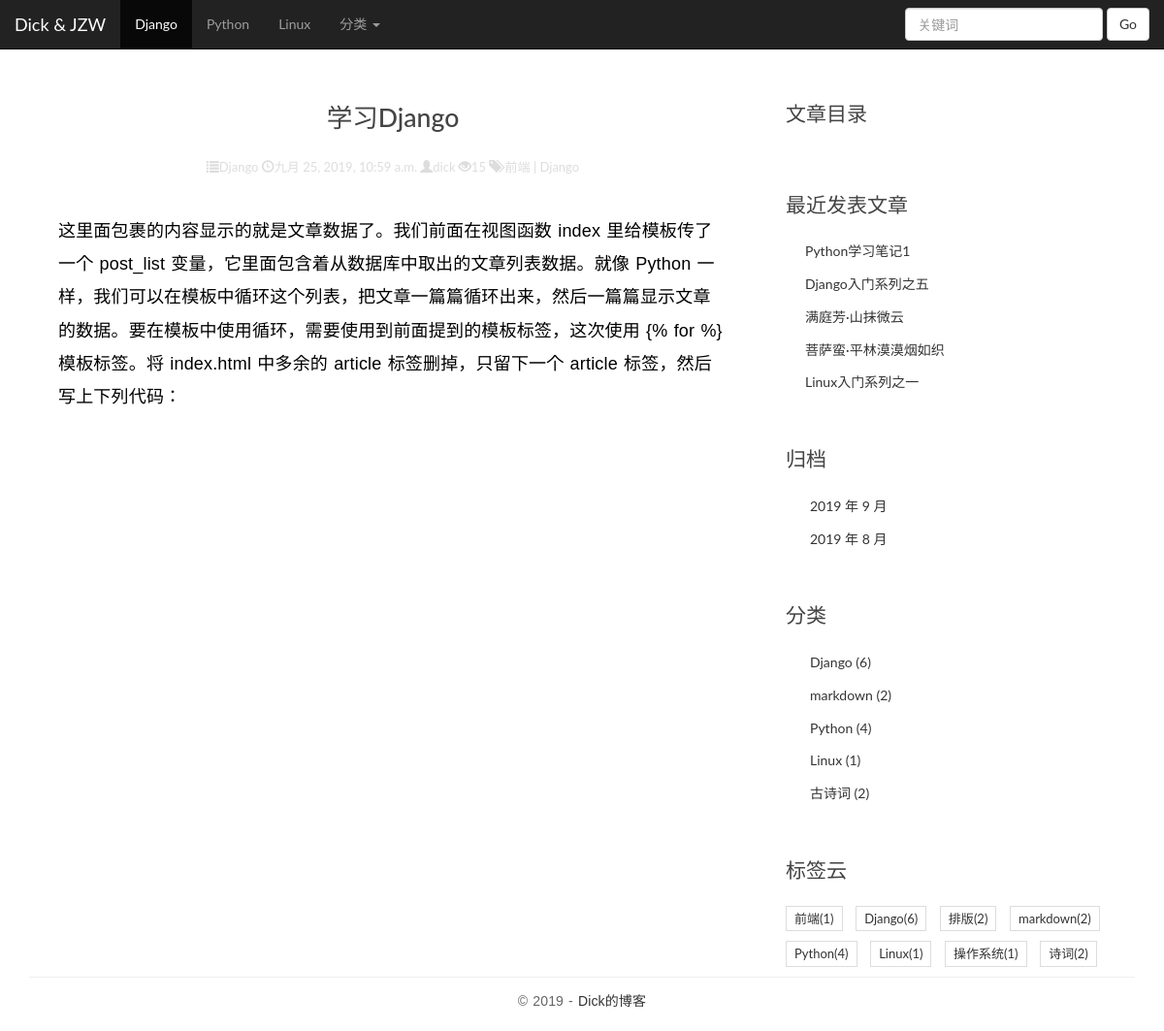
The app's page /post/1/ with its own data.
### blog/models.py (models this page shows, shortened)
class Category(models.Model):
    name = models.CharField(max_length= 100)
    def __str__(self):
        return self.name

class Post(models.Model):
    title = models.CharField(max_length= 70)
    body = RichTextUploadingField(verbose_name= '正文')
    created_time = models.DateTimeField(auto_now_add= True)
    modified_time = models.DateTimeField(auto_now= True)
    excerpt = models.CharField(max_length= 200, blank= True)
    category = models.ForeignKey(Category, on_delete= models.CASCADE)
    tags = models.ManyToManyField(Tag, blank= True)
    author = models.ForeignKey(User, on_delete= models.CASCADE)
    views = models.PositiveIntegerField(default= 0)
    def get_absolute_url(self):
        return reverse('blog:detail', kwargs= {'pk': self.pk})
    def increase_views(self):
        self.views += 1
        self.save(update_fields=['views'])
    def save(self, *args, **kwargs):
        if not self.excerpt:
            md = markdown.Markdown(extensions=[
                'markdown.extensions.extra',
                'markdown.extensions.codehilite',
            ])
            self.excerpt = strip_tags(md.convert(self.body))[:54]
        super(Post, self).save(*args, **kwargs)
    class Meta:
        ordering = ['-created_time',]

class Tag(models.Model):
    name = models.CharField(max_length= 100)

### blog/views.py (the view)
# urls.py: url(r'^post/(?P<pk>[0-9]+)/$', views.detail, name = 'detail'),
def detail(request, pk):
    post = get_object_or_404(Post, pk = pk)
    tags = Tag.objects.all()
    post.increase_views()
    md = markdown.Markdown(extensions = [
                                      'markdown.extensions.extra',
                                      'markdown.extensions.codehilite',
                                     TocExtension(slugify = slugify)
                                  ])
    post.body = md.convert(post.body)
    post.toc = md.toc
    return render(request, 'blog/detail.html', {'post': post, 'tags': tags})

### blog/templatetags/blog_tags.py (called while the page is built)
@register.simple_tag
def get_recent_posts(num = 5):
    return Post.objects.all().order_by('-created_time')[:num]

@register.simple_tag
def archives():
    return Post.objects.dates('created_time', 'month', order= 'DESC')

@register.simple_tag
def get_categories():
    return  Category.objects.all()

@register.simple_tag
def get_the_most_category():
    return Category.objects.filter(Q(name__icontains='django') | Q (name__icontains= 'Python')| Q(name__icontains= 'Linux'))

### templates/blog/detail.html (shortened to what this page needs)
{% extends 'base.html' %}
{% block main %}
    <article class="post post-1">
        <header class="entry-header">
            <h1 class="entry-title">{{ post.title }}</h1>
            <div class="entry-meta">
                <span class="glyphicon glyphicon-list"></span>{{ post.category }}
                <span class="glyphicon glyphicon-time"></span>{{ post.created_time }}
                <span class="glyphicon glyphicon-user"></span>{{ post.author }}
                <span class="glyphicon glyphicon-eye-open"></span>{{ post.views }}
                <span class="glyphicon glyphicon-tags"></span>
                {% for tag in post.tags.all %}
                    {{ tag.name }}
                    {% if not forloop.last %}
                        |
                    {% endif %}
                {% endfor %}
            </div>
        </header>
        <div class="entry-content clearfix">
            <p class="body">
                {{ post.body | safe }}
            </p>
        </div>
    </article>
{% endblock %}
{% block toc %}
        <div class="widget widget-content">
            <h3 class="widget-title">文章目录</h3>
        </div>
{% endblock %}

### templates/base.html (shortened to what this page needs)
{% load staticfiles %}
{% load blog_tags %}
<!DOCTYPE html>
<html>
<head>
    <link rel="stylesheet" href="{% static 'css/bootstrap.min.css' %}">
    <link rel="stylesheet" href="{% static 'blog/css/pace.css' %}">
    <link rel="stylesheet" href="{% static 'blog/css/custom.css' %}">
    <link rel="stylesheet" href="{% static 'blog/css/highlights/github.css' %}">
    <link rel="stylesheet" href="{% static 'blog/css/blog.css' %}">
    <link rel="stylesheet" href="{% static 'css/prism.css' %}">
    <link rel="stylesheet" href="{% static 'ckeditor/ckeditor/plugins/prism/lib/prism/prism_patched.min.js' %}">
</head>
<body>
<div class="container">
    <nav class="navbar navbar-default navbar-fixed-top navbar-inverse">
  <div class="container-fluid">
    <div class="navbar-header">
      <a class="navbar-brand" href="{% url 'blog:index' %}">Dick & JZW</a>
    </div>
    <div class="collapse navbar-collapse" id="bs-example-navbar-collapse-1">
      <ul class="nav navbar-nav">
          {% get_the_most_category as the_most %}
          {% for cate in the_most %}
              {% if forloop.first %}
                <li class="active"><a href="{% url 'blog:category' cate.pk %}">{{ cate.name }} <span class="sr-only">(current)</span></a></li>
                  {% else %}
                  <li><a href="{% url 'blog:category' cate.pk %}">{{ cate.name }}</a></li>
              {% endif %}
          {% endfor %}
        <li class="dropdown">
          <a href="#" class="dropdown-toggle" data-toggle="dropdown" role="button" aria-haspopup="true" aria-expanded="false">分类 <span class="caret"></span></a>
            {% get_categories as cate %}
        </li>
      </ul>
      <form class="navbar-form navbar-right" method="get" action="{% url 'blog:search' %}">
        <div class="form-group">
          <input type="text" class="form-control" placeholder="关键词" name="q">
        </div>
        <button type="submit" class="btn btn-default">Go</button>
      </form>
    </div>
  </div>
</nav>
</div>
<div class="container" style="margin-top: 60px;">
        <div class="row">
            <main class="col-md-8">
                {% block main %}
                {% endblock %}
            </main>
            <aside class="col-md-4">
                {% block toc %}
                {% endblock %}
                <div class="widget widget-recent-posts">
                    <h3 class="widget-title">最近发表文章</h3>
                    {% get_recent_posts as recent_post_list %}
                    <ul>
                        {% for post in recent_post_list %}
                            <li>
                                <a href="{{ post.get_absolute_url }}">{{ post.title }}</a>
                            </li>
                        {% endfor %}
                    </ul>
                </div>
                <div class="widget widget-archives">
                    <h3 class="widget-title">归档</h3>
                    {% archives as date_list %}
                    <ul>
                        {% for date in date_list %}
                            <li>
                                <a href="{% url 'blog:archives' date.year date.month %}">{{ date.year }} 年 {{ date.month }} 月</a>
                            </li>
                        {% endfor %}
                    </ul>
                </div>
                <div class="widget widget-category">
                    <h3 class="widget-title">分类</h3>
                    {% get_categories as category_list %}
                    <ul>
                        {% for category in category_list %}
                            <li>
                                <a href="{% url 'blog:category' category.pk %}">{{ category.name }} <span class="post-count">({{ category.post_set.count }})</span></a>
                            </li>
                        {% endfor %}
                    </ul>
                </div>
                <div class="widget widget-tag-cloud">
                    <h3 class="widget-title">标签云</h3>
                    <ul>
                        {% for tag in tags %}
                            <li>
                                <a href="{% url 'blog:tag' tag.pk %}">{{ tag.name }}({{ tag.post_set.count }})</a>
                            </li>
                        {% endfor %}
                    </ul>
                </div>
            </aside>
        </div>
    </div>
<footer id="site-footer">
    <div class="container">
        <div class="row">
            <div class="col-md-12">
                <p class="copyright">&copy 2019
                    - <a href="http://www.jizhongwei.com/" title="网页模板" target="_blank">Dick的博客</a>
                </p>
            </div>
        </div>
    </div>
</footer>
</body>
</html>

### blog/static/blog/css/custom.css (style rules this page uses)
* { outline: none; }
h1, h2, h3, h4, h5, h6 { margin-top: 0; }
a { color: #333; }
body { color: #444; font-family: 'Lato', sans-serif; }
p { font-family: 'Ubuntu', sans-serif; font-weight: 400; word-spacing: 1px; letter-spacing: 0.01em; }
.post { background: #fff; padding: 30px 30px 0; }
.entry-title { text-align: center; font-size: 1.9em; margin-bottom: 20px; line-height: 1.6; padding: 10px 20px 0; }
.entry-meta { text-align: center; color: #DDDDDD; font-size: 13px; margin-bottom: 30px; }
.entry-content { font-size: 18px; line-height: 1.9; font-weight: 300; color: #000; }
.widget { background: #fff; padding: 30px 0 0; }
.widget-title { font-size: 1.5em; margin-bottom: 20px; line-height: 1.6; padding: 10px 0 0; font-weight: 400; }
.widget-recent-posts ul { padding: 0; margin: 0; padding-left: 20px; }
.widget-recent-posts ul li { list-style-type: none; position: relative; line-height: 170%; margin-bottom: 10px; }
.widget-recent-posts ul li::before { content: '\f3d3'; font-family: "Ionicons"; position: absolute; left: -17px; top: 3px; font-size: 16px; color: #000; }
.widget-archives ul { padding: 0; margin: 0; padding-left: 25px; }
.widget-archives ul li { list-style-type: none; position: relative; line-height: 170%; margin-bottom: 10px; }
.widget-archives ul li::before { content: '\f3f3'; font-family: "Ionicons"; position: absolute; left: -25px; top: 1px; font-size: 16px; color: #000; }
.widget-category ul { padding: 0; margin: 0; padding-left: 25px; }
.widget-category ul li { list-style-type: none; position: relative; line-height: 170%; margin-bottom: 10px; }
.widget-category ul li::before { content: '\f3fe'; font-family: "Ionicons"; position: absolute; left: -25px; top: 1px; font-size: 18px; color: #000; }
.widget-tag-cloud ul { padding: 0; margin: 0; margin-right: -10px; }
.widget-tag-cloud ul li { list-style-type: none; font-size: 13px; display: inline-block; margin-right: 10px; margin-bottom: 10px; padding: 3px 8px; border: 1px solid #ddd; }
#site-footer { padding-top: 10px; padding: 0 0 1.5em 0; }
.copyright { text-align: center; padding-top: 1em; margin: 0; border-top: 1px solid #eee; color: #666; }

### blog/static/blog/css/blog.css (style rules this page uses)
p.body { text-indent: 2em; }

### records on screen
Category: name "Django", post_set.count "6"
Category: name "Python", post_set.count "4"
Category: name "Linux", post_set.count "1"
Post: title "学习Django", category "Django", created_time "九月 25, 2019, 10:59 a.m.", author "dick", views "15", body "这里面包裹的内容显示的就是文章数据了。我们前面在视图函数 index 里给模板传了一个 post_list 变量，它里面包含着从数据库中取出的文章列表数据。就像 Python 一样，我们可以在模板中循环这个列表，把文章一篇篇循环出来，然后一篇篇显示文章的数据。要在模板中使用循环，需要使用到前面提到的模板标签，这次使用 {% for %} 模板标签。将 index.html 中多余的 article 标签删掉，只留下一个 article 标签，然后写上下列代码："
Tag: name "前端", post_set.count "1"
Tag: name "Django", post_set.count "6"
Post: title "Python学习笔记1"
Post: title "Django入门系列之五"
Post: title "满庭芳·山抹微云"
Post: title "菩萨蛮·平林漠漠烟如织"
Post: title "Linux入门系列之一"
Category: name "markdown", post_set.count "2"
Category: name "古诗词", post_set.count "2"
Tag: name "排版", post_set.count "2"
Tag: name "markdown", post_set.count "2"
Tag: name "Python", post_set.count "4"
Tag: name "Linux", post_set.count "1"
Tag: name "操作系统", post_set.count "1"
Tag: name "诗词", post_set.count "2"

### other values on screen
{{ date.year }} "2019" "2019"
{{ date.month }} "9" "8"
